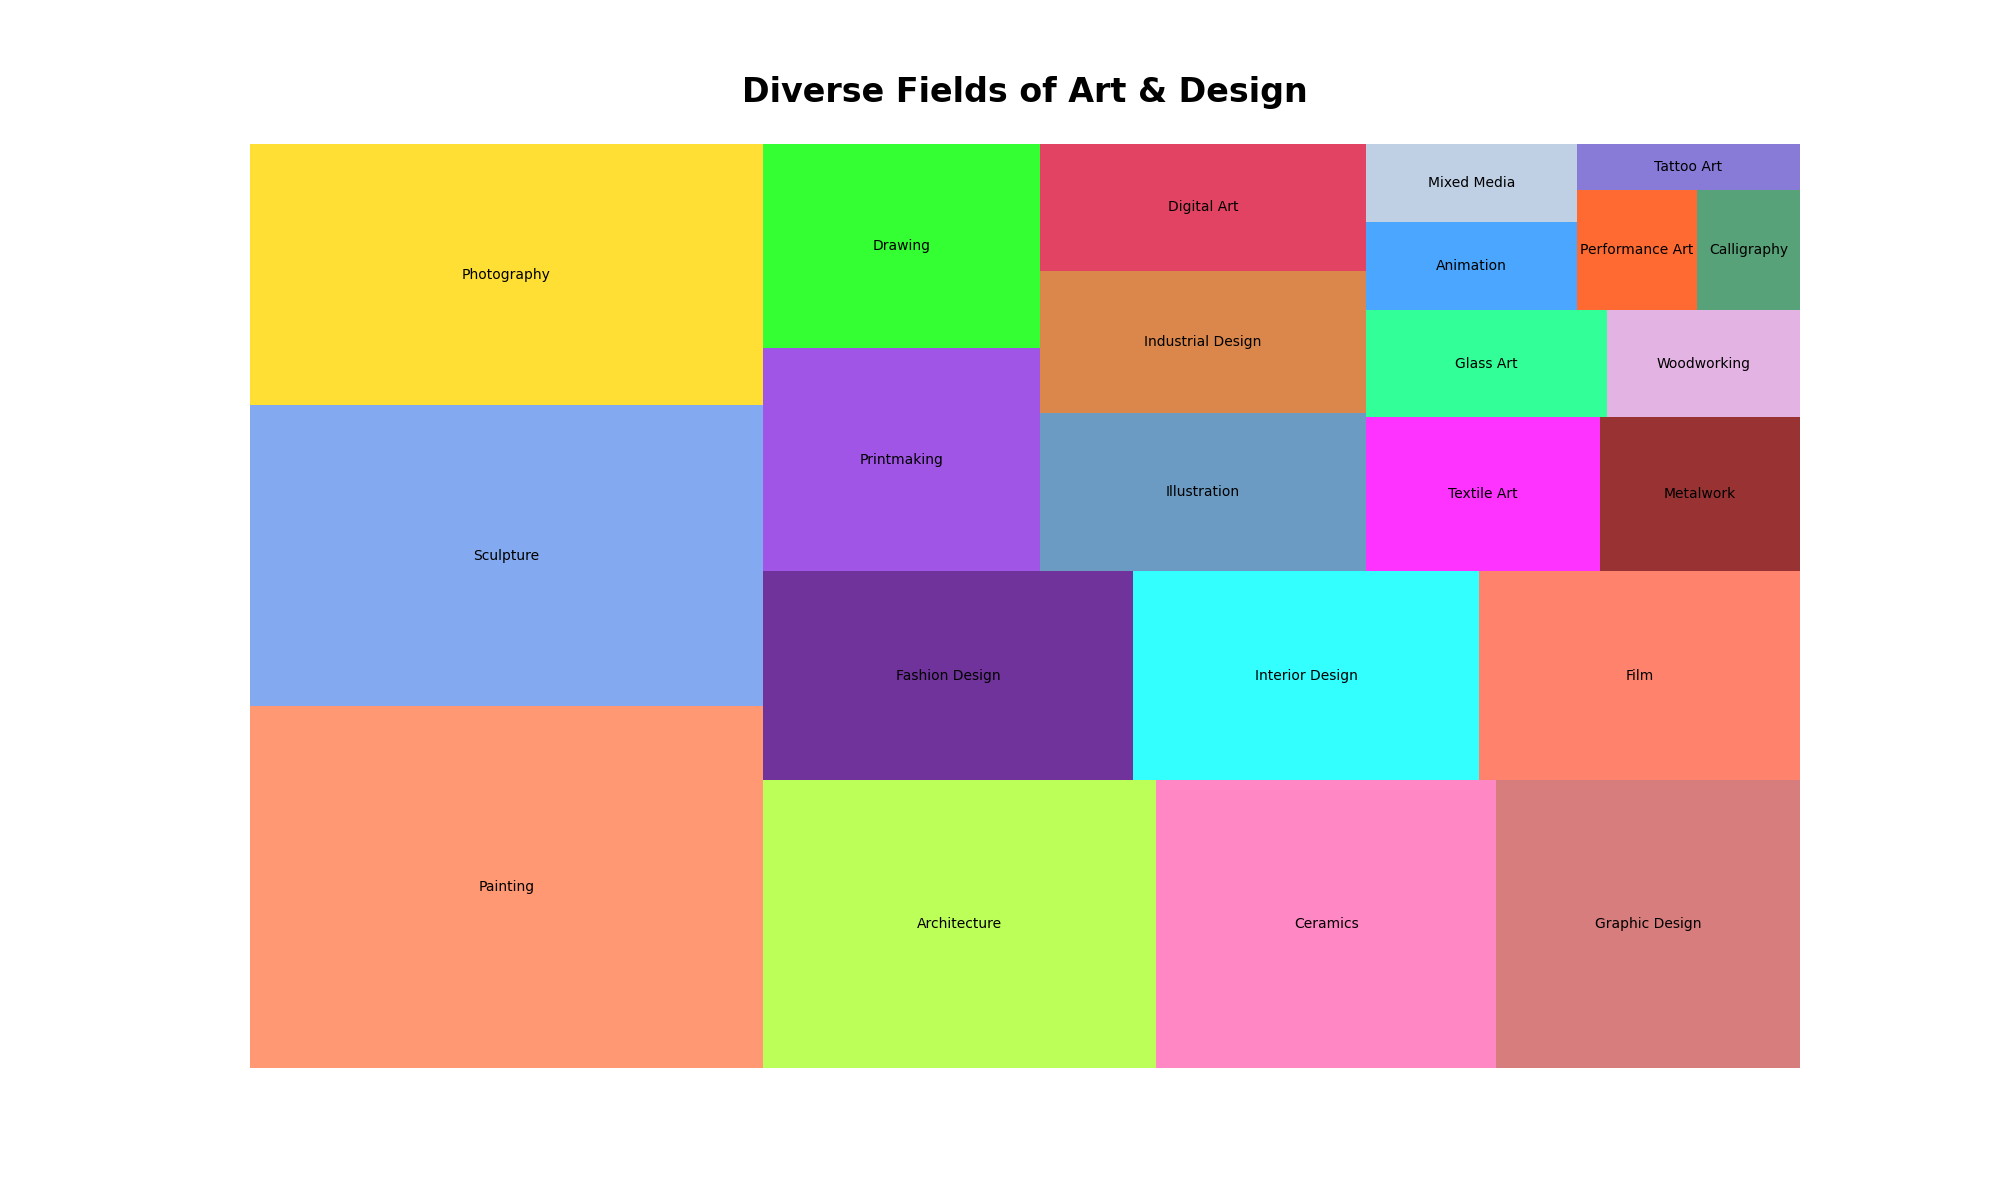

Source code (Python):

import matplotlib.pyplot as plt
import squarify

categories = [
    'Painting', 'Sculpture', 'Photography', 'Architecture', 'Ceramics',
    'Graphic Design', 'Fashion Design', 'Interior Design', 'Film', 'Printmaking',
    'Drawing', 'Illustration', 'Industrial Design', 'Digital Art', 'Textile Art',
    'Metalwork', 'Glass Art', 'Woodworking', 'Animation', 'Mixed Media',
    'Performance Art', 'Calligraphy', 'Tattoo Art'
]
counts = [
    1800, 1500, 1300, 1100, 950, 850, 750, 700, 650, 600,
    550, 500, 450, 400, 350, 300, 250, 200, 180, 160,
    140, 120, 100
]

color_palette = [
    '#FF7F50', '#6495ED', '#FFD700', '#ADFF2F', '#FF69B4',
    '#CD5C5C', '#4B0082', '#00FFFF', '#FF6347', '#8A2BE2',
    '#00FF00', '#4682B4', '#D2691E', '#DC143C', '#FF00FF',
    '#800000', '#00FF7F', '#DDA0DD', '#1E90FF', '#B0C4DE',
    '#FF4500', '#2E8B57', '#6A5ACD'
]

plt.figure(figsize=(20, 12))
squarify.plot(sizes=counts, label=categories, color=color_palette, alpha=0.8)

plt.title('Diverse Fields of Art & Design', fontsize=24, fontweight='bold', pad=30)
plt.axis('off')

plt.show()
